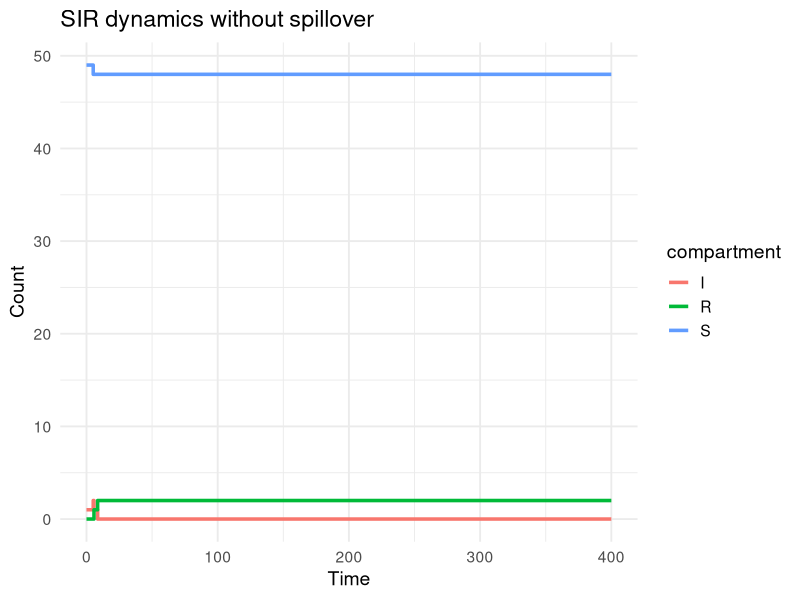

This figure's R source: (Note: this script raises an error after producing the figure.)

## Stochastic SIR simulation with spillover introductions
## Clinic on the Meaningful Modeling of Epidemiological Data
## International Clinics on Infectious Disease Dynamics and Data (ICI3D) Program
#
## Rebecca Borchering 2015 & 2018
## Reshma Kassanjee 2025
## Some Rights Reserved
## CC BY-NC 3.0 (http://creativecommons.org/licenses/by-nc/3.0/)

# In this tutorial you will use a Gillespie algorithm 
# implementation of an SIR model to explore the impact of
# introducing spillover infection events. 

# You will be asked to extend code - though we provide example
# solutions, we encourage you take the time to first try. 

library(tidyverse)


## PART 1: SIR 
## --------------------------------------------------------------------

# We begin with a closed population of animals, with infection spreading 
# as per an SIR model. 

# Take some time to understand the implementation below. 

# Compartments:
# (S,I,R) = (susceptible, infectious, removed)

# Transitions:
# Event                           Change        										Rate
# Infection (S)                   (S,I,R)->(S-1,I+1,R)             beta*I*S/N
# Recovery/Removal (I)            (S,I,R)->(S,I-1,R+1)             gamma*I

## Function to step forward in time to next event and update states:

event_sir <- function(time, S, I, R, params, t_end, count.inf) {
  with(as.list(params), {
    
    rates <- c(
      infect = beta * I * S / N,
      recover = gamma * I
    )
    
    total_rate <- sum(rates)
    
    if (total_rate == 0) {
      
      event_time <- t_end
      
    } else {
      
      event_time <- time + rexp(1, total_rate)
      event_type <- sample(c("Infect", "Recover"), 1, prob = rates / total_rate)
      
      switch(event_type,
             "Infect" = {
               S <- S - 1
               I <- I + 1
               count.inf = count.inf+1
             },
             "Recover" = {
               I <- I - 1
               R <- R + 1
             })
    }
    
    return(data.frame(time = event_time, S = S, I = I, R = R, count.inf = count.inf))
  })
}

## Function to simulate states from time 0 to t_end:

simulate_sir <- function(t_end, y, params) {
  with(as.list(y), {
    
    count.inf <-  I
    ts <- data.frame(time = 0, S = S, I = I, R = R, count.inf = I)
    next_event <- ts
    
    while (next_event$time < t_end) {
      next_event <- event_sir(next_event$time, next_event$S, next_event$I, next_event$R, params, t_end, count.inf)
      ts <- rbind(ts, next_event)
    }
    
    return(ts)
  })
}

## Run the model for specified inputs:

N <- 50                                 # population size
params <- c(beta = 0.3, gamma = 0.1)    # parameter values
final_time <- 400                       # end time
y0 <- c(S = N - 1, I = 1, R = 0)        # initial state

ts1 <- simulate_sir(final_time, y0, params)

## And plot:

ts1_long <- ts1 |> pivot_longer(cols = c(S, I, R), names_to = "compartment", values_to = "count")

ggplot(ts1_long, aes(x = time, y = count, color = compartment)) +
  geom_step(linewidth = 1.2) +
  labs(title = "SIR dynamics without spillover", y = "Count", x = "Time") +
  theme_minimal(base_size = 14)

# Generate the data and produce the plot multiple times, by running the relevant
# lines above. What do you see?


## PART 2: SIR with spillover
## --------------------------------------------------------------------

# We now introduce the possibility of infections occurring in the
# population due to other exposures - for example, due to infected animals
# in some other maintenance population briefly entering the territory. 

# TASK: Make a copy of the code presented for part 1 and modify it to 
# introduce spillover events - 
# make functions event_sirspill and simulate_sirspill.
# More specifically, assume that, in addition to the transmission already 
# occurring in the model above, there is an additional rate of infection of 
# susceptibles of lambda*S/N (total rate). Here lambda is the rate at which, 
# for example, animals from outside of the population manage to make contact 
# with animals in our population of interest. 

# When you are ready, scroll down to the bottom of the tutorial to find an example
# solution, and then move onto the next parts of the tutorial using it.

# Here are some hints if needed: 
#   Update the list of '## Transitions'
#   In the function event_sirspill, include a third event type 
#   Also try to include a counter for spillovers (count.spillovers) - 
#     this may prove handy if you get time to explore. 
#   To run the model, think about whether any of the inputs needs to change.


## PART 3: Explore patterns
## --------------------------------------------------------------------

# Let's plot S, I, R over time, for different parameter values
# Let's write a function so that it is easy to make these plots, many times.

plot_sirspill <- function(N, params, final_time, y0){
  
  ts1 <- simulate_sirspill(final_time, y0, params)
  
  ts1_long <- ts1 |> pivot_longer(cols = c(S, I, R), names_to = "compartment", values_to = "count")
  
  gg <- ggplot(ts1_long, aes(x = time, y = count, color = compartment)) +
    geom_step(linewidth = 1.2) +
    labs(title = "SIR dynamics without spillover", y = "Count", x = "Time") +
    coord_cartesian(xlim=c(0, final_time)) +
    theme_minimal(base_size = 14)
  
  print(gg)
  
  return(gg)
  
  
}

# We can now easily now easily plot trajectories - here we plot 20 trajectories for a set of inputs

N <- 50
for (ii in 1:20){
  print(ii)
  readline() 
  plot_sirspill(N, c(beta = 0.3, gamma = 0.1,lambda = 0.01), 400, c(S = N - 1, I = 1, R = 0))
}

# You need to press enter for the next plot to appear (because of readline())
# Once you have them all, you can scroll through the plots use the right and left arrows 
# in the plot tab

# Use the above code to produce output for the following comparisons of parameter values and 
# think about the patterns you see. Also think about how the patterns you see relate 
# to R0 = beta/gamma, and, later in time, Reff = R0*S/N

# Don't forget to erase your graphs every now and then using graphics.off().

# (1) 1 infected animal to begin, with different beta and gamma values
# c(beta = 0.3, gamma = 0.1,lambda = 0.01), 400, c(S = N - 1, I = 1, R = 0))
# versus 
# c(beta = 0.2, gamma = 0.2,lambda = 0.01), 400, c(S = N - 1, I = 1, R = 0))

# (2) as for (1) but with 0 infected animal to begin
# c(beta = 0.3, gamma = 0.1,lambda = 0.01), 400, c(S = N, I = 0, R = 0))
# versus 
# c(beta = 0.2, gamma = 0.2,lambda = 0.01), 400, c(S = N, I = 0, R = 0))

# (3) as for (1) but with a higher spillover rate
# c(beta = 0.3, gamma = 0.1,lambda = 0.04), 400, c(S = N-1, I = 1, R = 0))
# versus 
# c(beta = 0.2, gamma = 0.2,lambda = 0.04), 400, c(S = N-1, I = 1, R = 0))

# Lastly, would we have been able to study these patterns using 
# a deterministic model? If you have time, refer back to previous labs, 
# and try fit and plot a corresponding deterministic model. 









## PART 2: Solution 
## --------------------------------------------------------------------

# Compartments:
# (S,I,R) = (susceptible, infectious, removed)

# Transitions:
# Event                           Change        									 Rate
# Spillover (S)									  (S,I,R)->(S-1,I+1,R)						 lambda*S/N
# Infection (S)                   (S,I,R)->(S-1,I+1,R)             beta*I*S/N
# Recovery/Removal (I)            (S,I,R)->(S,I-1,R+1)             gamma*I

## Function to step forward in time to next event and update states:

event_sirspill <- function(time, S, I, R, params, t_end, count.inf, count.spill) {
  with(as.list(params), {
    
    rates <- c(spillover = lambda*S/N, 
               infect = beta * I * S / N,
               recover = gamma * I
    )
    
    total_rate <- sum(rates)
    
    if (total_rate == 0) {
      
      event_time <- t_end
      
    } else {
      
      event_time <- time + rexp(1, total_rate)
      event_type <- sample(c("Spillover","Infect","Recover"), 1, prob = rates / total_rate)
      
      switch(event_type,
             "Spillover" = {
               S <- S-1
               I <- I+1
               count.spill = count.spill+1
             },
             "Infect" = {
               S <- S-1
               I <- I+1
               count.inf = count.inf+1
             },
             "Recover" = {
               I <- I-1
               R <- R+1
             })
    }
    
    return(data.frame(time = event_time, S = S, I = I, R = R, count.inf = count.inf, count.spill = count.spill))
  })
}

## Function to simulate states from time 0 to t_end:

simulate_sirspill <- function(t_end, y, params) {
  with(as.list(y), {
    
    count.inf <-  I
    count.spill <-  0
    ts <- data.frame(time = 0, S = S, I = I, R = R, count.inf = I, count.spill = 0)
    next_event <- ts
    
    while (next_event$time < t_end) {
      next_event <- event_sirspill(next_event$time, next_event$S, next_event$I, next_event$R, params, t_end, count.inf, count.spill)
      ts <- rbind(ts, next_event)
    }
    
    return(ts)
  })
}

## Run the model for specified inputs:

N <- 50                                 # population size
params <- c(beta = 0.3, gamma = 0.1
            , lambda = 0.02)            # parameter values
final_time <- 400                       # end time
y0 <- c(S = N - 1, I = 1, R = 0)        # initial state

ts1 <- simulate_sirspill(final_time, y0, params)

## And plot:

ts1_long <- ts1 |> pivot_longer(cols = c(S, I, R), names_to = "compartment", values_to = "count")

ggplot(ts1_long, aes(x = time, y = count, color = compartment)) +
  geom_step(linewidth = 1.2) +
  labs(title = "SIR dynamics without spillover", y = "Count", x = "Time") +
  theme_minimal(base_size = 14)
